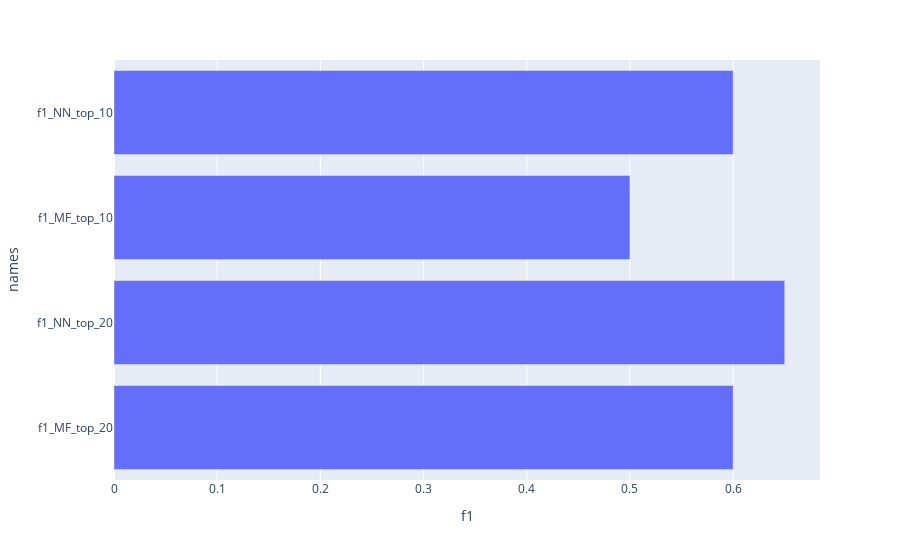

Source (notebook cell):
### Code cell
fig = px.bar(f1_df, x='f1',y = 'names')
fig.show()

### Figure 1 — Plotly figure (JSON) as saved in the notebook; plotly's stock layout.template omitted (floating-point values rounded to 4 significant figures)
{"data": [{"alignmentgroup": "True", "hovertemplate": "f1=%{x}<br>names=%{y}<extra></extra>", "legendgroup": "", "marker": {"color": "#636efa", "pattern": {"shape": ""}}, "name": "", "offsetgroup": "", "orientation": "h", "showlegend": false, "textposition": "auto", "type": "bar", "x": [0.6, 0.65, 0.5, 0.6], "xaxis": "x", "y": ["f1_MF_top_20", "f1_NN_top_20", "f1_MF_top_10", "f1_NN_top_10"], "yaxis": "y"}], "layout": {"autosize": true, "barmode": "relative", "legend": {"tracegroupgap": 0}, "margin": {"t": 60}, "xaxis": {"anchor": "y", "autorange": true, "domain": [0, 1], "range": [0, 0.6842], "title": {"text": "f1"}, "type": "linear"}, "yaxis": {"anchor": "x", "autorange": true, "domain": [0, 1], "range": [-0.5, 3.5], "title": {"text": "names"}, "type": "category"}}}
